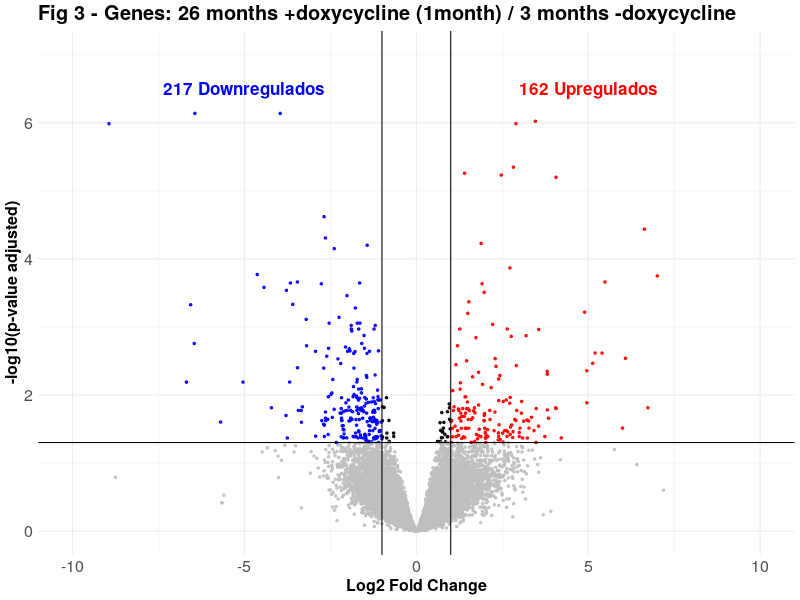

This chart was generated by the following R code:
##########################################################################3
     ############Version  Volcano Plot Paper:

     library(ggplot2)

# Cargar datos
current_dir='/home/vant/TFM/Browder2'

# Leer los dos archivos de conteo de TE
data <- read.table(file.path(current_dir, "TeTranscript/1month/TFM_JLR_YoungvsOldTreated_gene_TE_analysis.txt"), header=T, row.names=1)


# Filtrar datos relevantes
data <- data[grepl("^ENS", rownames(data)), ]

# Clasificar genes
data$category <- "No significativos"
data$category[data$padj < 0.05 & data$log2FoldChange >= 1] <- "Upregulados"
data$category[data$padj < 0.05 & data$log2FoldChange <= -1] <- "Downregulados"
data$category[data$padj < 0.05 & abs(data$log2FoldChange) < 1] <- "Cambios no marcados"

# Crear el volcano plot ajustado
png(file.path(current_dir,"Figuras/Fig 3: Volcanoplot_All_genes_Paper_YoungVsOldTreated_1month.png"), width = 800, height = 600)
ggplot(data, aes(x = log2FoldChange, y = -log10(padj), color = category)) +
  geom_point(alpha = 0.9, size = 1) +
  scale_color_manual(values = c("No significativos" = "grey", 
                                "Upregulados" = "red", 
                                "Downregulados" = "blue", 
                                "Cambios no marcados" = "black")) +
  # Añadir líneas verticales en LFC = ±1
  geom_vline(xintercept = c(-1, 1), linetype = "solid", color = "black") +
  # Añadir línea horizontal en -log10(padj) = 1.301 (equivalente a padj=0.05)
  geom_hline(yintercept = -log10(0.05), linetype = "solid", color = "black") +
  labs(title = "Fig 3 - Genes: 26 months +doxycycline (1month) / 3 months -doxycycline",
       x = "Log2 Fold Change",
       y = "-log10(p-value adjusted)") +
  xlim(c(-10, 10)) +
  ylim(c(0, 7)) +
  annotate("text", x = 5, y = 6.5, label = paste(nrow(data[data$category == "Upregulados", ]), "Upregulados"), 
           color = "red", size = 6, fontface = "bold") + # Ajusta tamaño y estilo
  annotate("text", x = -5, y = 6.5, label = paste(nrow(data[data$category == "Downregulados", ]), "Downregulados"), 
           color = "blue", size = 6, fontface = "bold") + # Ajusta tamaño y estilo
  theme_minimal() +
  theme(
    plot.title = element_text(size = 20, face = "bold"), # Título del gráfico
    axis.title = element_text(size = 16, face = "bold"), # Títulos de los ejes
    axis.text = element_text(size = 16),                # Texto de los ejes
    legend.text = element_text(size = 16),              # Texto de la leyenda (si fuera visible)
    legend.title = element_text(size = 16, face = "bold"), # Título de la leyenda (si fuera visible)
    legend.position = "none"                             # Mantener sin leyenda como en el código original
  )


dev.off()
